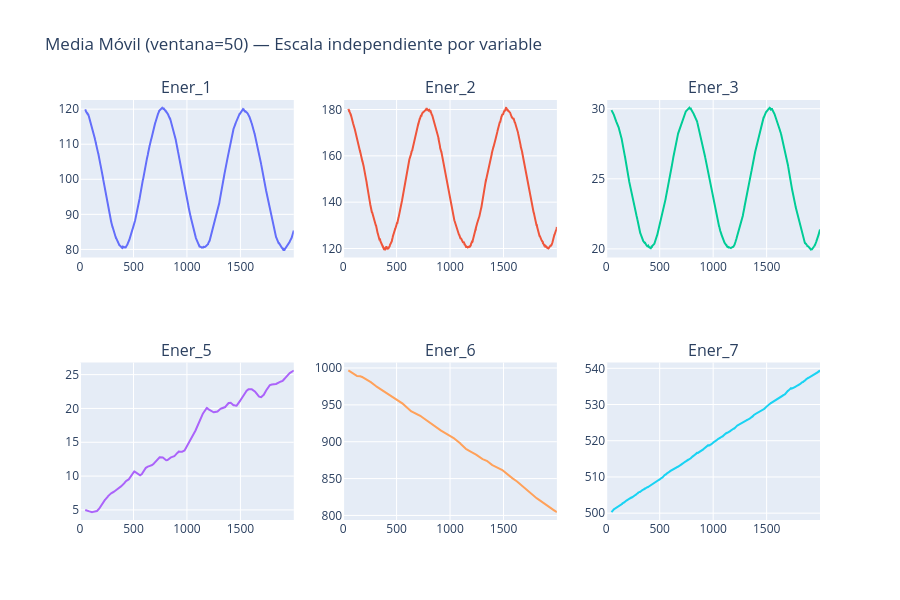

The cell this chart's notebook holds for it:
### Markdown cell above
#### Ventana móvil (50 registros) para las series no estacionarias

Para cada serie no estacionaria calculamos media y varianza móvil con
ventana de 50 registros. Graficarlas todas juntas en la misma escala es
engañoso: `Ener_6` y `Ener_7` tienen rangos de cientos de unidades mientras
`Ener_1-3` se mueven en decenas, así que estas últimas se verían "planas"
por escala, no porque carezcan de tendencia. Por eso usamos subplots
independientes, cada uno con su propio eje.

### Code cell
from plotly.subplots import make_subplots

fig_rolling = make_subplots(
    rows=2, cols=3,
    subplot_titles=no_estacionarias,
)
posiciones = [(1, 1), (1, 2), (1, 3), (2, 1), (2, 2), (2, 3)]

for (col, (row, colpos)) in zip(no_estacionarias, posiciones):
    roll_mean = ener[col].rolling(window=50).mean()
    fig_rolling.add_scatter(
        x=ener.index, y=roll_mean, name=col, row=row, col=colpos, showlegend=False,
    )

fig_rolling.update_layout(height=600, title_text='Media Móvil (ventana=50) — Escala independiente por variable')
fig_rolling.write_html('../results/figuras/media_movil_no_estacionarias.html', auto_open=False)
fig_rolling.show()

### Figure 1 — Plotly figure (JSON) as saved in the notebook; plotly's stock layout.template omitted (floating-point values rounded to 4 significant figures; data arrays with more than 128 entries replaced by an {"elided": "..."} marker saying what was removed)
{"data": [{"name": "Ener_1", "showlegend": false, "type": "scatter", "x": {"elided": "2000 int values"}, "xaxis": "x", "y": {"elided": "2000 float values"}, "yaxis": "y"}, {"name": "Ener_2", "showlegend": false, "type": "scatter", "x": {"elided": "2000 int values"}, "xaxis": "x2", "y": {"elided": "2000 float values"}, "yaxis": "y2"}, {"name": "Ener_3", "showlegend": false, "type": "scatter", "x": {"elided": "2000 int values"}, "xaxis": "x3", "y": {"elided": "2000 float values"}, "yaxis": "y3"}, {"name": "Ener_5", "showlegend": false, "type": "scatter", "x": {"elided": "2000 int values"}, "xaxis": "x4", "y": {"elided": "2000 float values"}, "yaxis": "y4"}, {"name": "Ener_6", "showlegend": false, "type": "scatter", "x": {"elided": "2000 int values"}, "xaxis": "x5", "y": {"elided": "2000 float values"}, "yaxis": "y5"}, {"name": "Ener_7", "showlegend": false, "type": "scatter", "x": {"elided": "2000 int values"}, "xaxis": "x6", "y": {"elided": "2000 float values"}, "yaxis": "y6"}], "layout": {"annotations": [{"font": {"size": 16}, "showarrow": false, "text": "Ener_1", "x": 0.1444, "xanchor": "center", "xref": "paper", "y": 1, "yanchor": "bottom", "yref": "paper"}, {"font": {"size": 16}, "showarrow": false, "text": "Ener_2", "x": 0.5, "xanchor": "center", "xref": "paper", "y": 1, "yanchor": "bottom", "yref": "paper"}, {"font": {"size": 16}, "showarrow": false, "text": "Ener_3", "x": 0.8556, "xanchor": "center", "xref": "paper", "y": 1, "yanchor": "bottom", "yref": "paper"}, {"font": {"size": 16}, "showarrow": false, "text": "Ener_5", "x": 0.1444, "xanchor": "center", "xref": "paper", "y": 0.375, "yanchor": "bottom", "yref": "paper"}, {"font": {"size": 16}, "showarrow": false, "text": "Ener_6", "x": 0.5, "xanchor": "center", "xref": "paper", "y": 0.375, "yanchor": "bottom", "yref": "paper"}, {"font": {"size": 16}, "showarrow": false, "text": "Ener_7", "x": 0.8556, "xanchor": "center", "xref": "paper", "y": 0.375, "yanchor": "bottom", "yref": "paper"}], "height": 600, "title": {"text": "Media Móvil (ventana=50) — Escala independiente por variable"}, "xaxis": {"anchor": "y", "domain": [0, 0.2889]}, "xaxis2": {"anchor": "y2", "domain": [0.3556, 0.6444]}, "xaxis3": {"anchor": "y3", "domain": [0.7111, 1]}, "xaxis4": {"anchor": "y4", "domain": [0, 0.2889]}, "xaxis5": {"anchor": "y5", "domain": [0.3556, 0.6444]}, "xaxis6": {"anchor": "y6", "domain": [0.7111, 1]}, "yaxis": {"anchor": "x", "domain": [0.625, 1]}, "yaxis2": {"anchor": "x2", "domain": [0.625, 1]}, "yaxis3": {"anchor": "x3", "domain": [0.625, 1]}, "yaxis4": {"anchor": "x4", "domain": [0, 0.375]}, "yaxis5": {"anchor": "x5", "domain": [0, 0.375]}, "yaxis6": {"anchor": "x6", "domain": [0, 0.375]}}}
